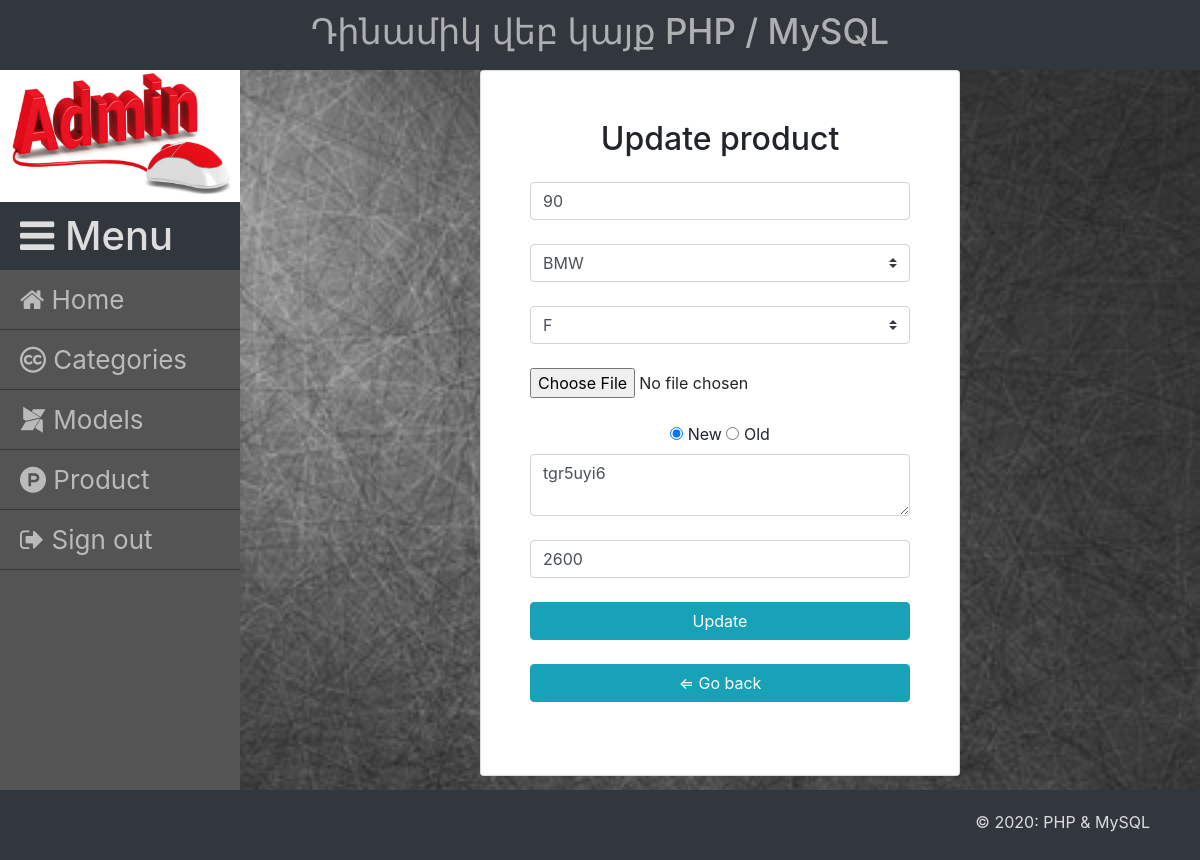
The page /admin.php?product=product_update_form&id=37&categories_id=1&models_id=6 on the database its author committed.
### tables this page shows
CREATE TABLE `product` (
  `id` int(11) NOT NULL,
  `name` varchar(255) DEFAULT NULL,
  `categories_id` int(11) DEFAULT NULL,
  `models_id` int(11) DEFAULT NULL,
  `img_path` varchar(255) DEFAULT NULL,
  `isNew` tinyint(1) DEFAULT NULL,
  `desc_info` text DEFAULT NULL,
  `price` int(11) DEFAULT NULL,
  `create_time` datetime DEFAULT NULL,
  `update_time` timestamp NULL DEFAULT NULL ON UPDATE current_timestamp()
);

### page/product/product_update_form.php (the view, shortened to what this page needs)
<?php
require 'connect/connect.php';
$id = $_GET['id'];
$categories_id = $_GET['categories_id'];
$models_id = $_GET['models_id'];
$category = $conn->query("SELECT * FROM `categories`");
$category->execute();
$arrCategory = $category->fetchAll(PDO::FETCH_ASSOC);
$models = $conn->query("SELECT * FROM `models`");
$models->execute();
$arrModels = $models->fetchAll(PDO::FETCH_ASSOC);
$select_product_id = $conn->prepare("SELECT * FROM `product` WHERE `id`='$id'");
$select_product_id->execute();
$arrProduct_id = $select_product_id->fetchAll(PDO::FETCH_ASSOC);
?>
<div class="card form_card">
    <form class="text-center border border-light p-5" action="" method="post">
        <h2 class="mb-4">Update product</h2>
        <input type="text" name="update_name" class="form-control mb-4" placeholder="Name" value="<?= $arrProduct_id[0]['name']; ?>">
        <select class="custom-select mb-4" name="OptionCategory">
            <?php foreach ($arrCategory as $value): ?>
                <option value="<?= $value['id']; ?>" <?php if ($value['id'] == $categories_id) { ?> selected <?php } ?> ><?= $value['name']; ?></option>
            <?php endforeach; ?>
        </select>
        <select class="custom-select mb-4" name="OptionModels">
            <?php foreach ($arrModels as $val): ?>
                <option value="<?= $val['id']; ?>" <?php if ($val['id'] == $models_id) { ?> selected <?php } ?> ><?= $val['name']; ?></option>
            <?php endforeach; ?>
        </select>
        <input type="file" name="images" class="form-control-file mb-4">
        <input type="radio" name="radio" id="new" value="1" <?php if ($arrProduct_id[0]['isNew'] == 1) { ?> checked <?php } ?>>
        <label for="new">New</label>
        <input type="radio" name="radio" id="old" value="0" <?php if ($arrProduct_id[0]['isNew'] == 0) { ?> checked <?php } ?>>
        <label for="old">Old</label>
        <textarea class="form-control mb-4" name="desc" placeholder="Description..." rows="2"><?= $arrProduct_id[0]['desc_info']; ?></textarea>
        <input type="number" name="price" class="form-control mb-4" placeholder="Price" value="<?= $arrProduct_id[0]['price']; ?>">
        <input class="btn btn-info my-4 btn-block back" type="submit" name="submit" value="Update">
        <a href="admin.php?product=product" class="btn btn-info my-4 btn-block">&#8656; Go back</a>
    </form>
</div>

### css/style.css (style rules this page uses)
.form_card { width: 50%; margin: 0 auto; }

### rows shown on the page
product: update_name "90", isNew "☑ New", isNew "☐ Old", desc "tgr5uyi6", price "2600"

### other values the page prints
form field OptionCategory "BMW"
form field OptionModels "F"
